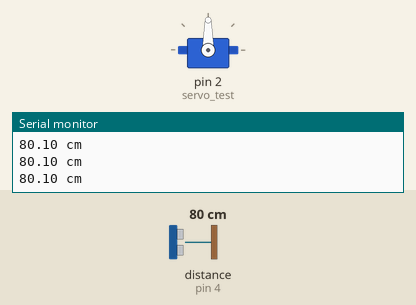
This sketch was run on a simulated Arduino Uno, built with avr-gcc and run on an emulated ATmega328P. On the bench: servo, the last lines printed to the serial monitor. Wiring (inferred from the names in the program): ultrasonic range finder: trigger pin 3; echo pin 4. Inputs (shaded band) come from the test bench; at power-on: distance to the obstacle (sensor on pin 4) 80 cm. The echo pulse lasts 58.3 µs per cm.

Above: at 1.2 s.
1.3 s: distance to the obstacle (sensor on pin 4) set to 12 cm
3.1 s: distance to the obstacle (sensor on pin 4) set to 9 cm
At 3.96 s:
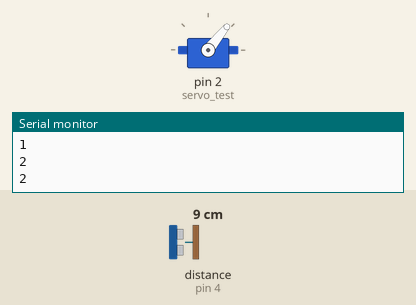
At 9.3 s:
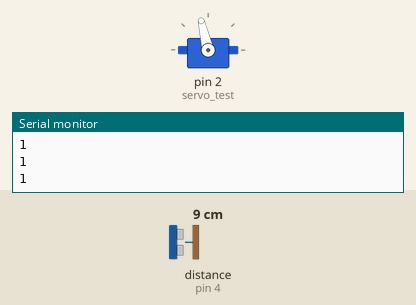
Timing chart, 0 to 61.6 s (numbered marks = the images above; inputs shaded):
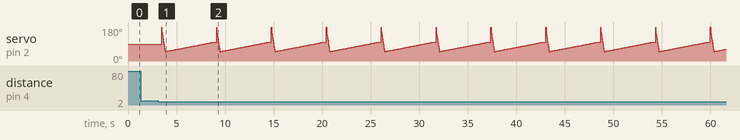

The sketch:

Smart_Dustbin_Using_Arduino.ino
```cpp
#include<Servo.h>              //Servo library

Servo servo_test;        //initialize a servo object for the connected servo

int angle = 0;
int trig_pin = 3;
int echo_pin = 4;
const int inter_time = 200;
int time = 0;

void setup()
{
  pinMode (trig_pin, OUTPUT);
  pinMode (echo_pin, INPUT);
  servo_test.attach(2);
  Serial.begin(9600);// attach the signal pin of servo to pin9 of arduino
}

void loop()
{


   float duration, distance;
  digitalWrite(trig_pin, HIGH);
  delayMicroseconds(1000);
  digitalWrite(trig_pin, LOW);
  duration = pulseIn (echo_pin, HIGH);
  distance = (duration/2)/29;
  Serial.print(distance);
  Serial.println(" cm");
  time = time + inter_time;
  delay(inter_time);


if(distance <=10)
{
  for(angle = 180; angle>=50; angle-=1)     // command to move from 180 degrees to 0 degrees
  {
    servo_test.write(angle);
    Serial.println("1");
    //command to rotate the servo to the specified angle


  }


for(angle = 50; angle <=100; angle += 1)    // command to move from 0 degrees to 180 degrees
  {
    servo_test.write(angle);
    Serial.println("2");
    //command to rotate the servo to the specifid angle
    delay(100);

  }


}


}
```

Measured:
- the behaviour switches between 11 and 10 cm on distance to the obstacle (sensor on pin 4) (found by bisection; images 0 and 1)
